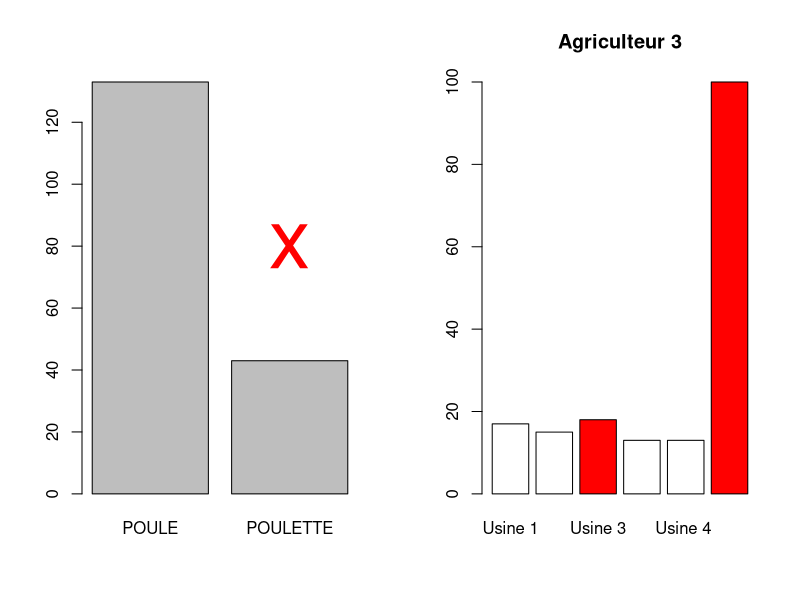
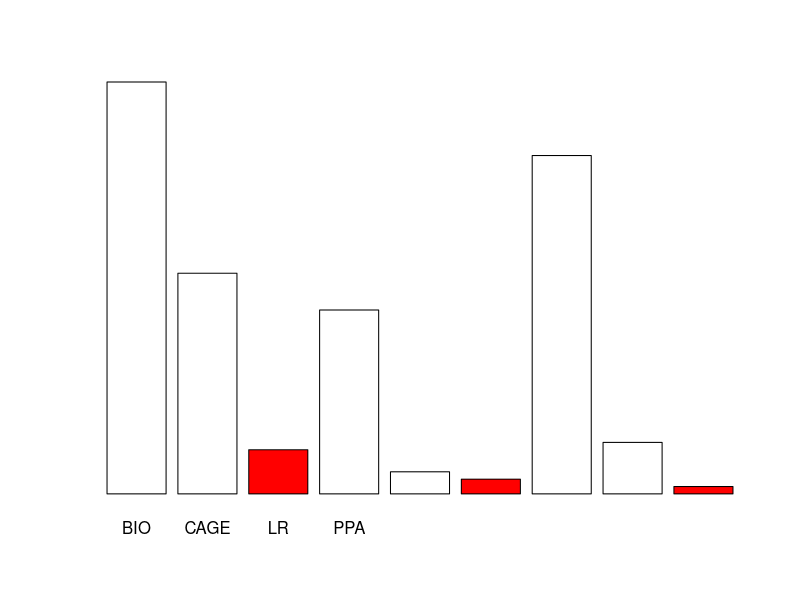

R code for these plots, in order: (Note: this script raises an error after producing the figures.)
dataTest <- read.table("JEU_1.csv",header=TRUE, na.strings = c("NA","-","VIDE"), sep=";", dec=",", row.names = )

head(dataTest)

## pour ligne l= ligne agriculteur à récupérer sur shiny
l <- 3 

#Boucle 
p<-nrow(dataTest)
n<-ncol(dataTest)

qt <- NULL
ql <- NULL
for (i in 1:n){
  if (is.numeric(dataTest[,i])) {
    qt <- c(qt,i)
  }else{
    ql <- c(ql,i)
  }
}

data_quali<-dataTest[,ql]
head(data_quali)
data_quanti<-dataTest[,qt]
data_quanti<-data_quanti[,-1] #pour supprimer la colonne des identifiants 
head(data_quanti)

##### Analyse par ligne ###########


### Analyse qualitative ###
  par(mfrow=c(1,2))
  
  Monx <- 0.7
  if (dataTest$PROD[l]=="POULETTE") Monx=1.9
  
  barplot(table(dataTest$PROD))
  points(x=Monx,y=80, col="red", pch="x", cex=5)
  
  
  o <- which(levels(dataTest$ALIMENT)==dataTest$ALIMENT[l])
  table(dataTest$ALIMENT)
  coleur <- rep("grey", nlevels(dataTest$ALIMENT))
  coleur[l] <- "red"
  barplot(table(dataTest$ALIMENT), col=coleur, main=paste("Agriculteur",l))
  
  par(mfrow=c(1,1))
  
  p <- which(levels(dataTest$TYPE)==dataTest$TYPE[l])
  table(dataTest$TYPE)
  coleur <- rep("grey", nlevels(dataTest$TYPE))
  coleur[l] <- "red"
  barplot(table(dataTest$TYPE), col=coleur, main=paste("Agriculteur",l))



### Analyse quantitative ###
  par(mfrow=c(1,1))
  
  q <- which(levels(dataTest$EstimationConso)==dataTest$EstimationConso[l])
  table(dataTest$EstimationConso)
  posi <-dataTest$NbPoules[c(l)] 
  posi2<-dataTest$EstimationConso[c(l)] 

  
  
  hist(dataTest$EstimationConso, nclass = 10, prob = FALSE, col = "cornflowerblue", border = "white", 
       xlim = c(0, 0.0002), main = "", xlab = "Consommation", ylab = "Nombre d'éleveurs")
  text(0.000015, 55, paste("
                Estimation 
                Consommation 
                =", posi2), cex = 0.55)
  abline(v=posi2,col="red",lwd=1.5,lty=1)
  
  
  hist(dataTest$NbPoules, nclass = 10, prob = FALSE, col = "cornflowerblue", border = "white", 
       xlim = c(0, 16000), main = "", xlab = "Nombre de poules", ylab = "Nombre d'éleveurs")
  
  text(13000, 32, paste("Nb Total 
          éleveurs =", sum(complete.cases(dataTest$NbPoules))), cex = 0.75)
  
  
  
  abline(v=posi,col="red",lwd=1.5,lty=1)
  text(3000, 30, paste("Nb poules de l'éleveur =", posi), cex = 0.55)

